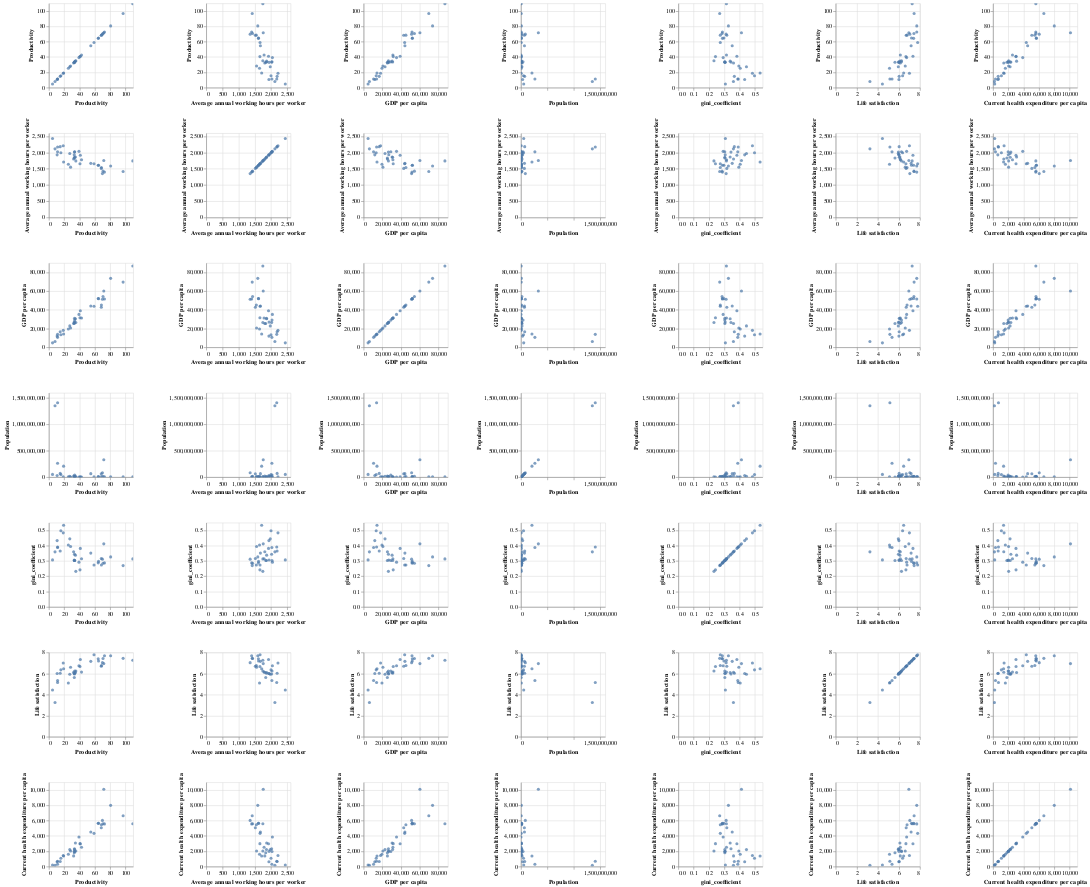

The cell this chart's notebook holds for it:
### Code cell
alt.Chart(df_train).mark_circle().encode(
    alt.X(alt.repeat("column"), type='quantitative'),
    alt.Y(alt.repeat("row"), type='quantitative')
).properties(
    width=150,
    height=150
).repeat(
    row=['Productivity', 'Average annual working hours per worker', 'GDP per capita', 'Population','gini_coefficient','Life satisfaction','Current health expenditure per capita'],
    column=['Productivity', 'Average annual working hours per worker', 'GDP per capita', 'Population','gini_coefficient','Life satisfaction','Current health expenditure per capita']
).interactive()

### Figure 1 — Vega-Lite specification as saved in the notebook (floating-point values rounded to 4 significant figures)
{"config": {"view": {"continuousWidth": 400, "continuousHeight": 300}}, "repeat": {"column": ["Productivity", "Average annual working hours per worker", "GDP per capita", "Population", "gini_coefficient", "Life satisfaction", "Current health expenditure per capita"], "row": ["Productivity", "Average annual working hours per worker", "GDP per capita", "Population", "gini_coefficient", "Life satisfaction", "Current health expenditure per capita"]}, "spec": {"data": {"name": "data-5a5f0f23ea21a0895c3f5b434a197e41"}, "mark": "circle", "encoding": {"x": {"field": {"repeat": "column"}, "type": "quantitative"}, "y": {"field": {"repeat": "row"}, "type": "quantitative"}}, "height": 150, "selection": {"selector006": {"type": "interval", "bind": "scales", "encodings": ["x", "y"]}}, "width": 150}, "$schema": "https://vega.github.io/schema/vega-lite/v4.17.0.json", "datasets": {"data-5a5f0f23ea21a0895c3f5b434a197e41": [{"Average annual working hours per worker": 2212.0, "GDP per capita": 18130.0, "Population": 4993849, "gini_coefficient": 0.4835, "Life satisfaction": 6.998, "Current health expenditure per capita": 1440.0, "Productivity": 18.73}, {"Average annual working hours per worker": 1644.0, "GDP per capita": 19580.0, "Population": 7182430, "gini_coefficient": 0.4038, "Life satisfaction": 5.108, "Current health expenditure per capita": 1608.0, "Productivity": 25.39}, {"Average annual working hours per worker": 2174.0, "GDP per capita": 13850.0, "Population": 1410275968, "gini_coefficient": 0.3908, "Life satisfaction": 5.144, "Current health expenditure per capita": 706.4, "Productivity": 11.36}, {"Average annual working hours per worker": 1609.0, "GDP per capita": 52030.0, "Population": 10058191, "gini_coefficient": 0.2877, "Life satisfaction": 7.398, "Current health expenditure per capita": 5656.0, "Productivity": 64.34}, {"Average annual working hours per worker": 2028.0, "GDP per capita": 29050.0, "Population": 38532816, "gini_coefficient": 0.303, "Life satisfaction": 6.242, "Current health expenditure per capita": 1972.0, "Productivity": 33.66}, {"Average annual working hours per worker": 1857.0, "GDP per capita": 30980.0, "Population": 1317550, "gini_coefficient": 0.3036, "Life satisfaction": 6.035, "Current health expenditure per capita": 2242.0, "Productivity": 33.49}, {"Average annual working hours per worker": 2017.0, "GDP per capita": 26480.0, "Population": 10692230, "gini_coefficient": 0.3435, "Life satisfaction": 5.952, "Current health expenditure per capita": 2326.0, "Productivity": 33.36}, {"Average annual working hours per worker": 1670.0, "GDP per capita": 44090.0, "Population": 66064808, "gini_coefficient": 0.3515, "Life satisfaction": 7.157, "Current health expenditure per capita": 4516.0, "Productivity": 54.68}, {"Average annual working hours per worker": 1514.0, "GDP per capita": 42820.0, "Population": 64144092, "gini_coefficient": 0.3163, "Life satisfaction": 6.69, "Current health expenditure per capita": 5060.0, "Productivity": 68.37}, {"Average annual working hours per worker": 1835.0, "GDP per capita": 25360.0, "Population": 4192468, "gini_coefficient": 0.3035, "Life satisfaction": 5.626, "Current health expenditure per capita": 1804.0, "Productivity": 33.16}, {"Average annual working hours per worker": 1354.0, "GDP per capita": 51250.0, "Population": 82624368, "gini_coefficient": 0.312, "Life satisfaction": 7.035, "Current health expenditure per capita": 6028.0, "Productivity": 69.85}, {"Average annual working hours per worker": 2438.0, "GDP per capita": 4763.0, "Population": 52288344, "gini_coefficient": 0.307, "Life satisfaction": 4.434, "Current health expenditure per capita": 214.6, "Productivity": 4.735}, {"Average annual working hours per worker": 1932.0, "GDP per capita": 11960.0, "Population": 31605488, "gini_coefficient": 0.4329, "Life satisfaction": 5.999, "Current health expenditure per capita": 624.0, "Productivity": 10.75}, {"Average annual working hours per worker": 1757.0, "GDP per capita": 60120.0, "Population": 329791232, "gini_coefficient": 0.4118, "Life satisfaction": 6.944, "Current health expenditure per capita": 10100.0, "Productivity": 71.64}, {"Average annual working hours per worker": 1613.0, "GDP per capita": 51950.0, "Population": 8797497, "gini_coefficient": 0.2974, "Life satisfaction": 7.195, "Current health expenditure per capita": 5641.0, "Productivity": 64.78}, {"Average annual working hours per worker": 1417.0, "GDP per capita": 69600.0, "Population": 5277396, "gini_coefficient": 0.2699, "Life satisfaction": 7.442, "Current health expenditure per capita": 6631.0, "Productivity": 96.85}, {"Average annual working hours per worker": 1430.0, "GDP per capita": 54230.0, "Population": 17207204, "gini_coefficient": 0.2854, "Life satisfaction": 7.425, "Current health expenditure per capita": 5603.0, "Productivity": 70.62}, {"Average annual working hours per worker": 1974.0, "GDP per capita": 22860.0, "Population": 18368582, "gini_coefficient": 0.4444, "Life satisfaction": 5.942, "Current health expenditure per capita": 2219.0, "Productivity": 27.26}, {"Average annual working hours per worker": 1400.0, "GDP per capita": 51670.0, "Population": 5737286, "gini_coefficient": 0.2875, "Life satisfaction": 7.693, "Current health expenditure per capita": 5573.0, "Productivity": 72.54}, {"Average annual working hours per worker": 1863.0, "GDP per capita": 30430.0, "Population": 10307528, "gini_coefficient": 0.338, "Life satisfaction": 6.095, "Current health expenditure per capita": 3072.0, "Productivity": 34.62}, {"Average annual working hours per worker": 1544.0, "GDP per capita": 45150.0, "Population": 11384491, "gini_coefficient": 0.2739, "Life satisfaction": 6.772, "Current health expenditure per capita": 5450.0, "Productivity": 68.52}, {"Average annual working hours per worker": 1590.0, "GDP per capita": 73620.0, "Population": 8451688, "gini_coefficient": 0.3268, "Life satisfaction": 7.694, "Current health expenditure per capita": 7990.0, "Productivity": 80.59}, {"Average annual working hours per worker": 2024.0, "GDP per capita": 10640.0, "Population": 264498848, "gini_coefficient": 0.3879, "Life satisfaction": 5.347, "Current health expenditure per capita": 317.6, "Productivity": 11.35}, {"Average annual working hours per worker": 1709.0, "GDP per capita": 14280.0, "Population": 208504960, "gini_coefficient": 0.5333, "Life satisfaction": 6.451, "Current health expenditure per capita": 1376.0, "Productivity": 19.19}, {"Average annual working hours per worker": 1806.0, "GDP per capita": 25420.0, "Population": 19698852, "gini_coefficient": 0.3602, "Life satisfaction": 6.13, "Current health expenditure per capita": 1399.0, "Productivity": 32.27}, {"Average annual working hours per worker": 1921.0, "GDP per capita": 38980.0, "Population": 8309256, "gini_coefficient": 0.382, "Life satisfaction": 7.332, "Current health expenditure per capita": 2992.0, "Productivity": 41.02}, {"Average annual working hours per worker": 1745.0, "GDP per capita": 26470.0, "Population": 5439418, "gini_coefficient": 0.2324, "Life satisfaction": 6.243, "Current health expenditure per capita": 2038.0, "Productivity": 35.17}, {"Average annual working hours per worker": 1784.0, "GDP per capita": 31250.0, "Population": 1208527, "gini_coefficient": 0.3142, "Life satisfaction": 6.137, "Current health expenditure per capita": 2533.0, "Productivity": 42.59}, {"Average annual working hours per worker": 1746.0, "GDP per capita": 86810.0, "Population": 4771860, "gini_coefficient": 0.3136, "Life satisfaction": 7.255, "Current health expenditure per capita": 5583.0, "Productivity": 109.5}, {"Average annual working hours per worker": 1937.0, "GDP per capita": 26910.0, "Population": 9788940, "gini_coefficient": 0.3058, "Life satisfaction": 6.0, "Current health expenditure per capita": 1989.0, "Productivity": 33.06}, {"Average annual working hours per worker": 1552.0, "GDP per capita": 20620.0, "Population": 3422205, "gini_coefficient": 0.3946, "Life satisfaction": 6.6, "Current health expenditure per capita": 2030.0, "Productivity": 28.3}, {"Average annual working hours per worker": 2117.0, "GDP per capita": 6188.0, "Population": 1354195712, "gini_coefficient": 0.3594, "Life satisfaction": 3.249, "Current health expenditure per capita": 181.5, "Productivity": 8.01}, {"Average annual working hours per worker": 1998.0, "GDP per capita": 13430.0, "Population": 48351668, "gini_coefficient": 0.4972, "Life satisfaction": 6.35, "Current health expenditure per capita": 1088.0, "Productivity": 15.63}, {"Average annual working hours per worker": 2185.0, "GDP per capita": 16670.0, "Population": 70898208, "gini_coefficient": 0.3653, "Life satisfaction": 6.022, "Current health expenditure per capita": 669.6, "Productivity": 14.75}, {"Average annual working hours per worker": 1659.0, "GDP per capita": 43830.0, "Population": 5508146, "gini_coefficient": 0.2738, "Life satisfaction": 7.78, "Current health expenditure per capita": 4339.0, "Productivity": 58.88}, {"Average annual working hours per worker": 2040.0, "GDP per capita": 35150.0, "Population": 479507, "gini_coefficient": 0.2923, "Life satisfaction": 6.733, "Current health expenditure per capita": 3873.0, "Productivity": 39.22}, {"Average annual working hours per worker": 1655.0, "GDP per capita": 31590.0, "Population": 2098396, "gini_coefficient": 0.2422, "Life satisfaction": 6.665, "Current health expenditure per capita": 2998.0, "Productivity": 40.55}]}}
